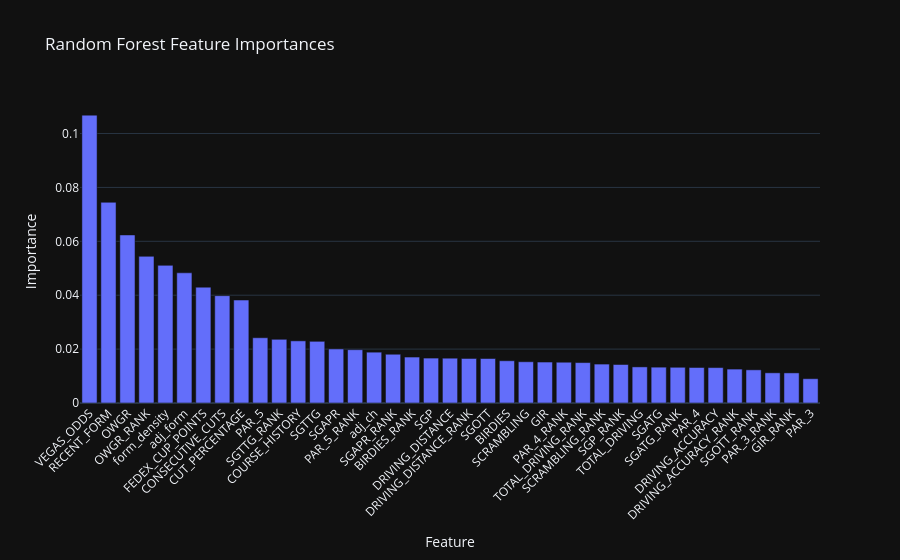

Source (notebook cell):
### Markdown cell above
### Final Training + Feature Importance

Train final model on all available historical data, then export this week's
ranked probabilities for optimizer input.

### Code cell
import pandas as pd
import plotly.express as px

# Fit final production model on all training rows
final_model = clone(rf_cv_pipeline)
final_model.fit(X_rf, y_rf)

# Feature importances (from fitted RF inside pipeline)
rf_step = final_model.named_steps["rf"]
importance_df = pd.DataFrame({
    "Feature": feature_cols,
    "Importance": rf_step.feature_importances_
}).sort_values(by="Importance", ascending=False)

fig = px.bar(
    importance_df,
    x="Feature",
    y="Importance",
    title="Random Forest Feature Importances",
    template="plotly_dark"
)
fig.update_layout(xaxis_tickangle=-45)
fig.show()

### Figure 1 — Plotly figure (JSON) as saved in the notebook; plotly's stock layout.template omitted (floating-point values rounded to 4 significant figures)
{"data": [{"hovertemplate": "Feature=%{x}<br>Importance=%{y}<extra></extra>", "legendgroup": "", "marker": {"color": "#636efa", "pattern": {"shape": ""}}, "name": "", "orientation": "v", "showlegend": false, "textposition": "auto", "type": "bar", "x": ["VEGAS_ODDS", "RECENT_FORM", "OWGR", "OWGR_RANK", "form_density", "adj_form", "FEDEX_CUP_POINTS", "CONSECUTIVE_CUTS", "CUT_PERCENTAGE", "PAR_5", "SGTTG_RANK", "COURSE_HISTORY", "SGTTG", "SGAPR", "PAR_5_RANK", "adj_ch", "SGAPR_RANK", "BIRDIES_RANK", "SGP", "DRIVING_DISTANCE", "DRIVING_DISTANCE_RANK", "SGOTT", "BIRDIES", "SCRAMBLING", "GIR", "PAR_4_RANK", "TOTAL_DRIVING_RANK", "SCRAMBLING_RANK", "SGP_RANK", "TOTAL_DRIVING", "SGATG", "SGATG_RANK", "PAR_4", "DRIVING_ACCURACY", "DRIVING_ACCURACY_RANK", "SGOTT_RANK", "PAR_3_RANK", "GIR_RANK", "PAR_3"], "xaxis": "x", "y": [0.1068, 0.07447, 0.06236, 0.05442, 0.05108, 0.04831, 0.04298, 0.03983, 0.03821, 0.02421, 0.02364, 0.02306, 0.02289, 0.02006, 0.01978, 0.01886, 0.01809, 0.01705, 0.01667, 0.01663, 0.01652, 0.0165, 0.01568, 0.0153, 0.0152, 0.01513, 0.01499, 0.01444, 0.01428, 0.0134, 0.0133, 0.01325, 0.01318, 0.01314, 0.01259, 0.01231, 0.0112, 0.01117, 0.009012], "yaxis": "y"}], "layout": {"barmode": "relative", "legend": {"tracegroupgap": 0}, "title": {"text": "Random Forest Feature Importances"}, "xaxis": {"anchor": "y", "domain": [0, 1], "tickangle": -45, "title": {"text": "Feature"}}, "yaxis": {"anchor": "x", "domain": [0, 1], "title": {"text": "Importance"}}}}
